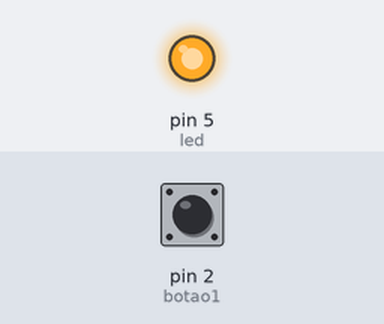
The sketch below on a simulated Arduino Uno, built with avr-gcc and run on an emulated ATmega328P. On the bench: output pins drawn as LEDs (lit = HIGH). Inputs (shaded band) come from the test bench; at power-on: pin 2 (botao1) LOW.

Above: at 1.2 s.
1.3 s: pin 2 (botao1) pulled HIGH for 0.15 s
At 1.37 s:
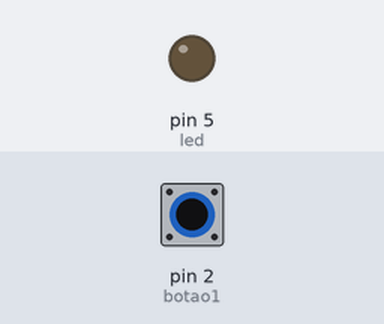
2.9 s: pin 2 (botao1) pulled HIGH for 3.2 s
At 7.3 s:
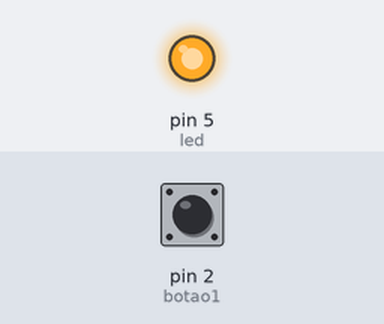
Timing chart, 0 to 8.8 s (numbered marks = the images above; inputs shaded):
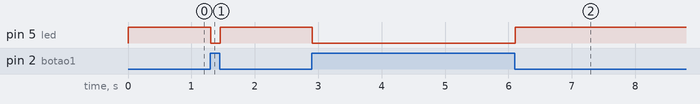

The sketch:

codigo.ino
```cpp
const int botao1 = 2;
const int led = 5;


int var1;

void setup()
{
  pinMode(botao1, INPUT);
  pinMode(led, OUTPUT);
  //Serial.begin(9600);
}

void loop()
{
  var1 = digitalRead(botao1);

  if(var1){
    digitalWrite(led, LOW);
  }else{
  	digitalWrite(led, HIGH);
  }
  delay(10);
}
```

Measured:
- after the input at 1.3 s, pin 5 (led): HIGH → LOW at once, → HIGH 0.15 s later
- after the input at 2.9 s, pin 5 (led): HIGH → LOW at once, → HIGH 3.2 s later
